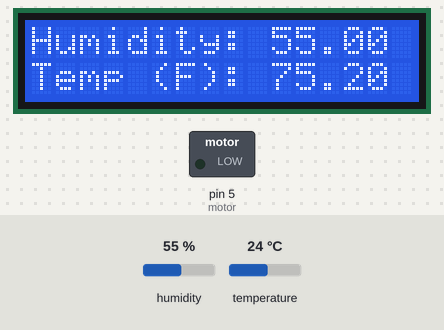
This sketch was run on a simulated Arduino Uno, built with avr-gcc and run on an emulated ATmega328P. Parts: 16×2 character LCD, switched loads named in the sketch (green lamp = pin HIGH). The inputs (shaded band) are chosen by the test bench; at power-on: humidity 55 %, temperature 24 °C.

Above: at 1.2 s.
1.3 s: humidity set to 22 %
At 3.3 s:
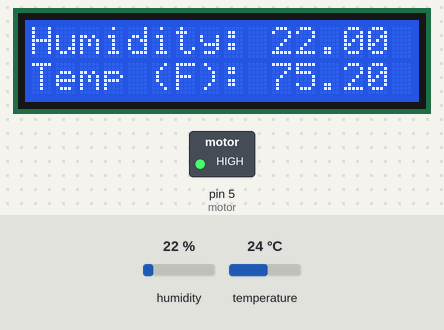
4.1 s: temperature set to 12 °C
At 4.5 s:
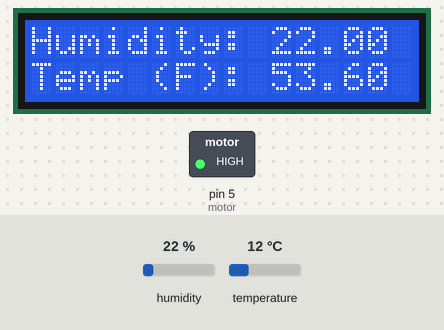
6.9 s: humidity set to 40 %
At 9.3 s:
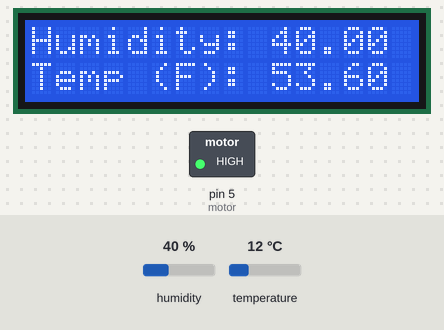
9.8 s: temperature set to 19 °C
At 11.7 s:
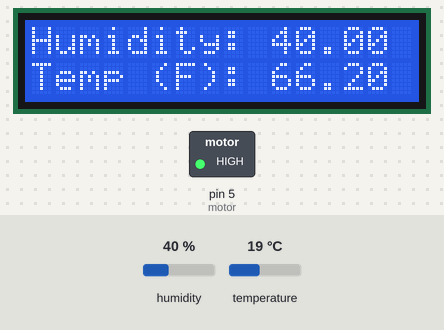
Timing chart, 0 to 13.2 s (numbered marks = the images above; inputs shaded):
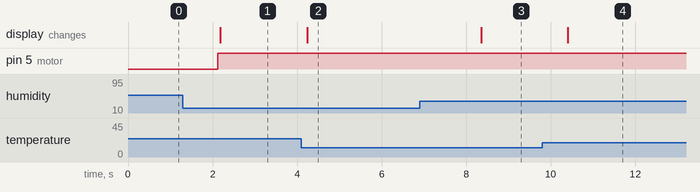

Measured:
- after the input at 1.3 s, the display: changes after 0.88 s (image 1)
- after the input at 4.1 s, the display: changes after 0.14 s (image 2)
- after the input at 6.9 s, the display: changes after 1.5 s (image 3)
- after the input at 9.8 s, the display: changes after 0.61 s (image 4)

The sketch:

dht11_relay_lcd_unoR3.ino
```cpp
//DHT-11 sensor board to UNO R3 with LCD Display and relay
//added conversion from Celcius to Farenheit to read-out, may keep Celcius for back-end equations
//if statement controls dehumidifier, will add additional relays/humidifier/exhaust-fan/ac controls later

int motor = 5;
#include <Wire.h>
#include <LiquidCrystal_I2C.h>
#include <dht11.h>
#define DHT11PIN 4

dht11 DHT11;

LiquidCrystal_I2C lcd(0x27, 16, 2);

void setup() {
  Serial.begin(9600);

  pinMode(motor,OUTPUT);

   lcd.clear();
   lcd.init();
   lcd.backlight();
}


void loop() {
  Serial.println();

  int chk = DHT11.read(DHT11PIN);

  lcd.setCursor(0,0);
  lcd.print("Humidity: ");
  lcd.println((float)DHT11.humidity, 2);

  lcd.setCursor(0,1);
  lcd.print("Temp (F): ");
  lcd.println((float)(DHT11.temperature*1.8)+32, 2);

  delay(2000);

  if(DHT11.humidity >= 62)
  {

    digitalWrite(motor,LOW);

  }
  else
  {
    digitalWrite(motor,HIGH);
  }
}
```
